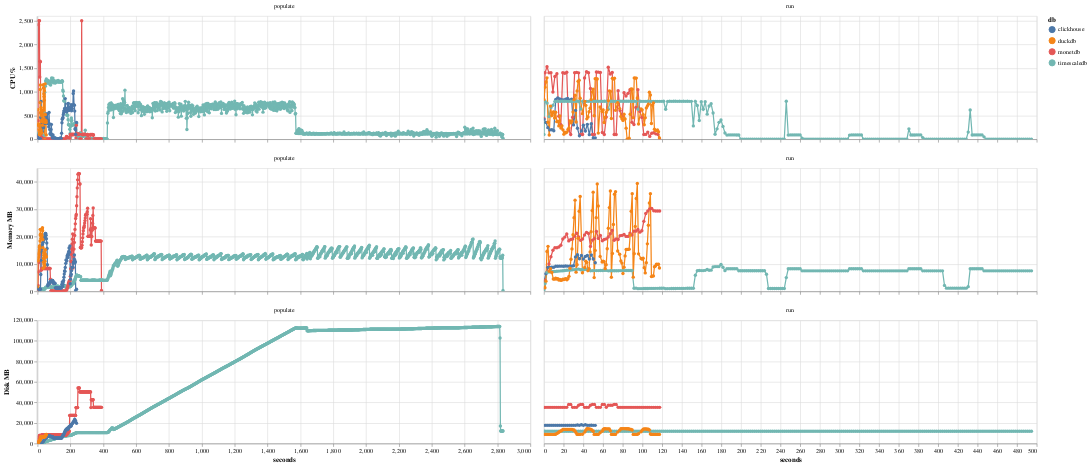

Source (notebook cell):
### Code cell
df = db.execute(
    """
WITH first_metric_time AS (
    SELECT
        benchmark_id,
        MIN(time) AS start_time
    FROM metric
    GROUP BY benchmark_id
)
SELECT
    b.db,
    b.suite,
    b.operation,
    epoch(m.time - fm.start_time) AS seconds_since_start,
    m.cpu_percent,
    m.mem_mb,
    m.disk_mb
FROM metric m
JOIN first_metric_time fm ON m.benchmark_id = fm.benchmark_id
JOIN benchmark b ON m.benchmark_id = b.id
WHERE b.suite = (?)
and b.deleted_at is null
ORDER BY b.id, seconds_since_start;
""",
    [SUITE],
).pl()

df = df.with_columns(pl.col.cpu_percent.clip(0, 25 * 100))

df_long = df.unpivot(
    on=["cpu_percent", "mem_mb", "disk_mb"],
    index=["db", "suite", "operation", "seconds_since_start"],
    variable_name="metric",
    value_name="value",
)

df_long = df_long.with_columns(
    [
        pl.col("db").cast(pl.Categorical),
        pl.col("operation").cast(pl.Categorical),
        pl.col("metric").cast(pl.Categorical),
    ]
)

selector = alt.selection_point(fields=["db"], bind="legend")

width = 800
height = 200

cpu_chart = (
    alt.Chart(df_long.filter(pl.col("metric") == "cpu_percent"))
    .mark_line(point=True)
    .encode(
        x=alt.X("seconds_since_start:Q", axis=alt.Axis(title=None, ticks=True, grid=True, labels=False)),
        y=alt.Y("value:Q", axis=alt.Axis(title="CPU %", ticks=True, grid=True), scale=alt.Scale(zero=False)),
        color=alt.Color("db:N"),
        tooltip=[
            "db",
            "suite",
            "operation",
            "metric",
            alt.Tooltip("seconds_since_start:Q", format=".0f"),
            alt.Tooltip("value:Q", format=".0f"),
        ],
        opacity=alt.condition(selector, alt.value(1.0), alt.value(0.1)),
    )
    .add_params(selector)
    .properties(width=width, height=height)
    .facet(column=alt.Column("operation:N", title=None))
    .resolve_scale(x="independent")
)

mem_chart = (
    alt.Chart(df_long.filter(pl.col("metric") == "mem_mb"))
    .mark_line(point=True)
    .encode(
        x=alt.X("seconds_since_start:Q", axis=alt.Axis(title=None, ticks=True, grid=True, labels=False)),
        y=alt.Y("value:Q", axis=alt.Axis(title="Memory MB", ticks=True, grid=True), scale=alt.Scale(zero=False)),
        color=alt.Color("db:N"),
        tooltip=[
            "db",
            "suite",
            "operation",
            "metric",
            alt.Tooltip("seconds_since_start:Q", format=".2f"),
            alt.Tooltip("value:Q", format=".1f"),
        ],
        opacity=alt.condition(selector, alt.value(1.0), alt.value(0.1)),
    )
    .add_params(selector)
    .properties(width=width, height=height)
    .facet(column=alt.Column("operation:N", title=None))
    .resolve_scale(x="independent")
)

disk_chart = (
    alt.Chart(df_long.filter(pl.col("metric") == "disk_mb"))
    .mark_line(point=True)
    .encode(
        x=alt.X("seconds_since_start:Q", axis=alt.Axis(title="seconds", ticks=True, grid=True)),
        y=alt.Y("value:Q", axis=alt.Axis(title="Disk MB", ticks=True, grid=True), scale=alt.Scale(zero=False)),
        color=alt.Color("db:N"),
        tooltip=[
            "db",
            "suite",
            "operation",
            "metric",
            alt.Tooltip("seconds_since_start:Q", format=".2f"),
            alt.Tooltip("value:Q", format=".1f"),
        ],
        opacity=alt.condition(selector, alt.value(1.0), alt.value(0.1)),
    )
    .add_params(selector)
    .properties(width=width, height=height)
    .facet(column=alt.Column("operation:N", title=None))
    .resolve_scale(x="independent")
)

chart = alt.vconcat(cpu_chart, mem_chart, disk_chart).interactive(bind_y=False)

chart

### Figure 1 — Vega-Lite specification as saved in the notebook (floating-point values rounded to 4 significant figures; data arrays with more than 128 entries replaced by an {"elided": "..."} marker saying what was removed)
{"config": {"view": {"continuousWidth": 300, "continuousHeight": 300}}, "vconcat": [{"data": {"name": "data-7375923264761d9157172a192c3704bf"}, "facet": {"column": {"field": "operation", "title": null, "type": "nominal"}}, "spec": {"mark": {"type": "line", "point": true}, "encoding": {"color": {"field": "db", "type": "nominal"}, "opacity": {"condition": {"param": "param_2", "value": 1.0}, "value": 0.1}, "tooltip": [{"field": "db", "type": "ordinal"}, {"field": "suite", "type": "nominal"}, {"field": "operation", "type": "ordinal"}, {"field": "metric", "type": "ordinal"}, {"field": "seconds_since_start", "format": ".0f", "type": "quantitative"}, {"field": "value", "format": ".0f", "type": "quantitative"}], "x": {"axis": {"grid": true, "labels": false, "ticks": true, "title": null}, "field": "seconds_since_start", "type": "quantitative"}, "y": {"axis": {"grid": true, "ticks": true, "title": "CPU %"}, "field": "value", "scale": {"zero": false}, "type": "quantitative"}}, "height": 200, "name": "view_1", "width": 800}, "resolve": {"scale": {"x": "independent"}}}, {"data": {"name": "data-9527cc5cf291797942f08c4fd6096672"}, "facet": {"column": {"field": "operation", "title": null, "type": "nominal"}}, "spec": {"mark": {"type": "line", "point": true}, "encoding": {"color": {"field": "db", "type": "nominal"}, "opacity": {"condition": {"param": "param_2", "value": 1.0}, "value": 0.1}, "tooltip": [{"field": "db", "type": "ordinal"}, {"field": "suite", "type": "nominal"}, {"field": "operation", "type": "ordinal"}, {"field": "metric", "type": "ordinal"}, {"field": "seconds_since_start", "format": ".2f", "type": "quantitative"}, {"field": "value", "format": ".1f", "type": "quantitative"}], "x": {"axis": {"grid": true, "labels": false, "ticks": true, "title": null}, "field": "seconds_since_start", "type": "quantitative"}, "y": {"axis": {"grid": true, "ticks": true, "title": "Memory MB"}, "field": "value", "scale": {"zero": false}, "type": "quantitative"}}, "height": 200, "name": "view_2", "width": 800}, "resolve": {"scale": {"x": "independent"}}}, {"data": {"name": "data-1e0a34e15b3d9ba4e8133e9de92ad379"}, "facet": {"column": {"field": "operation", "title": null, "type": "nominal"}}, "spec": {"mark": {"type": "line", "point": true}, "encoding": {"color": {"field": "db", "type": "nominal"}, "opacity": {"condition": {"param": "param_2", "value": 1.0}, "value": 0.1}, "tooltip": [{"field": "db", "type": "ordinal"}, {"field": "suite", "type": "nominal"}, {"field": "operation", "type": "ordinal"}, {"field": "metric", "type": "ordinal"}, {"field": "seconds_since_start", "format": ".2f", "type": "quantitative"}, {"field": "value", "format": ".1f", "type": "quantitative"}], "x": {"axis": {"grid": true, "ticks": true, "title": "seconds"}, "field": "seconds_since_start", "type": "quantitative"}, "y": {"axis": {"grid": true, "ticks": true, "title": "Disk MB"}, "field": "value", "scale": {"zero": false}, "type": "quantitative"}}, "height": 200, "name": "view_3", "width": 800}, "resolve": {"scale": {"x": "independent"}}}], "params": [{"name": "param_2", "select": {"type": "point", "fields": ["db"]}, "bind": "legend", "views": ["view_1", "view_2", "view_3"]}, {"name": "param_3", "select": {"type": "interval", "encodings": ["x"]}, "bind": "scales", "views": ["view_1", "view_2", "view_3"]}], "$schema": "https://vega.github.io/schema/vega-lite/v5.20.1.json", "datasets": {"data-7375923264761d9157172a192c3704bf": {"elided": "2212 records"}, "data-9527cc5cf291797942f08c4fd6096672": {"elided": "2212 records"}, "data-1e0a34e15b3d9ba4e8133e9de92ad379": {"elided": "2212 records"}}}
